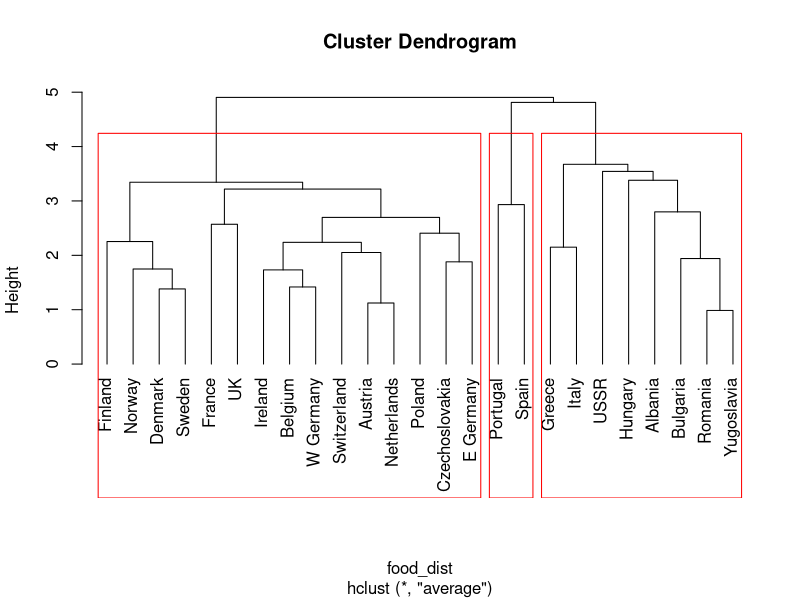
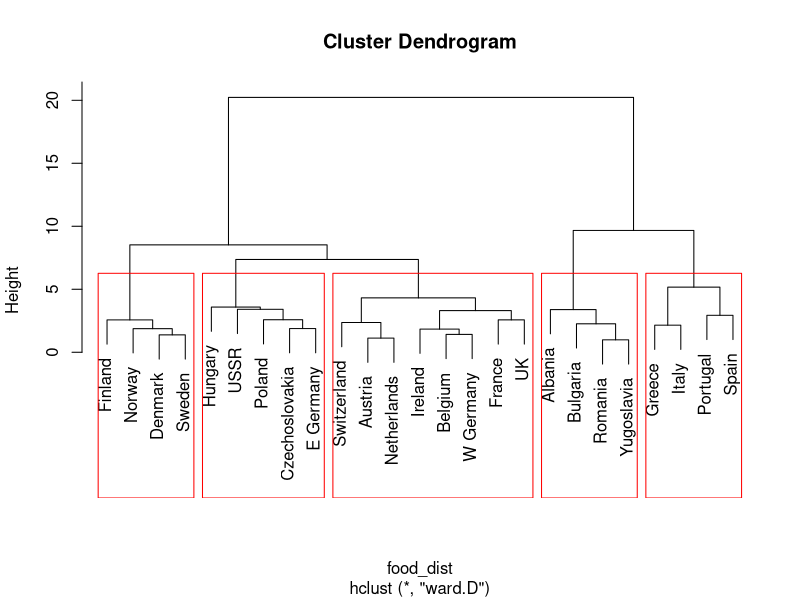
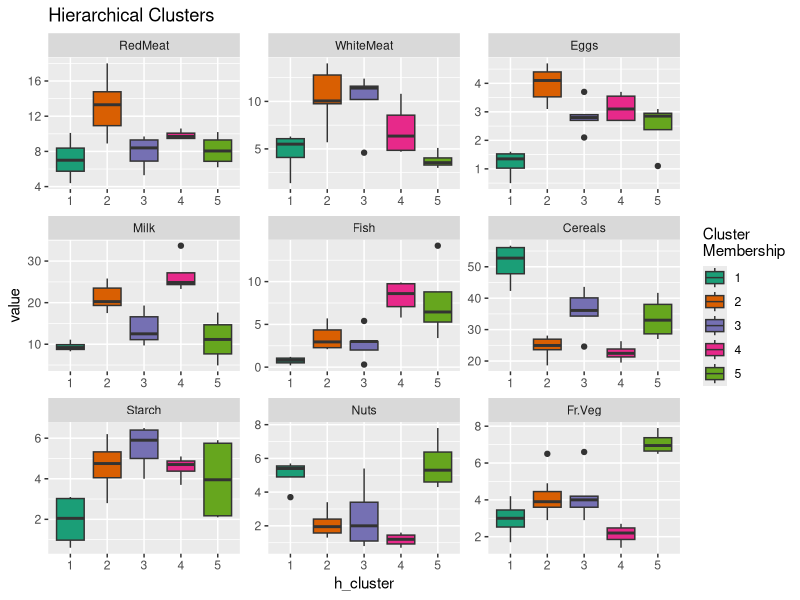
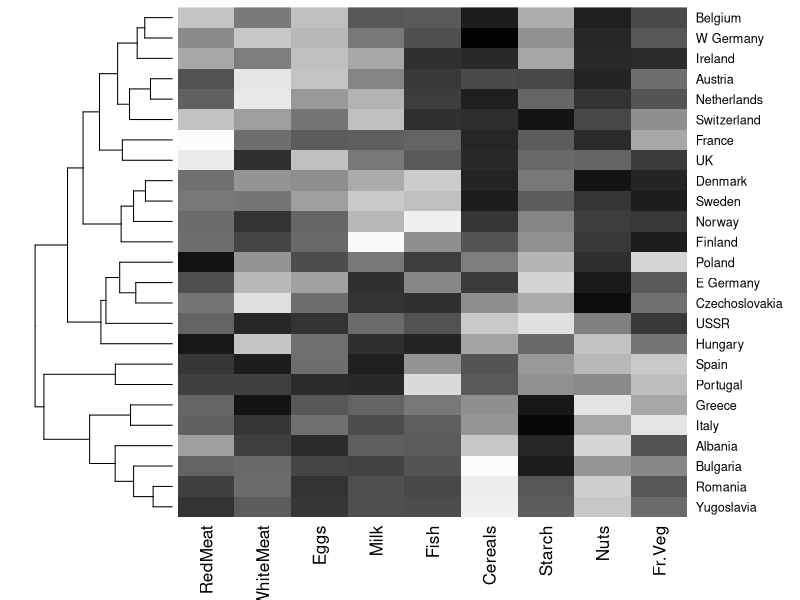
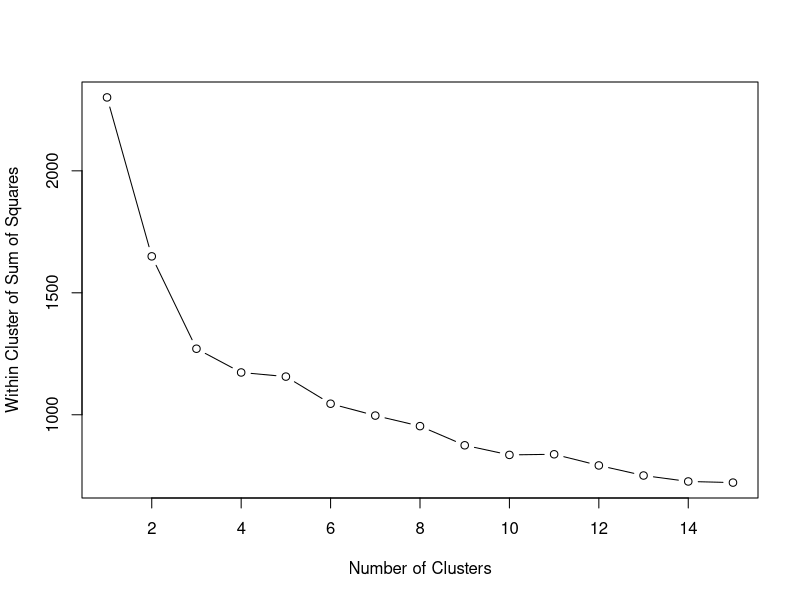
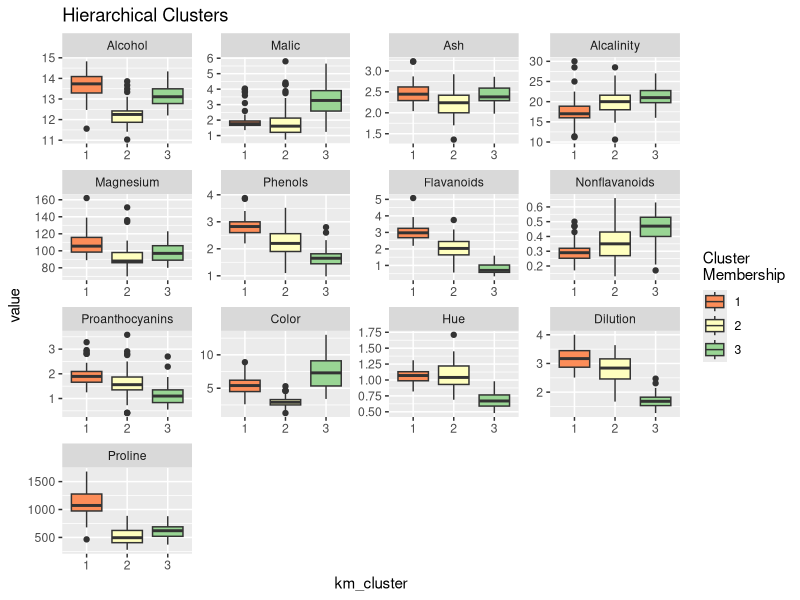

Write R code to recreate these figures, in order.
# clustering video

rm(list = ls())
library(ggplot2) # visualizations
library(reshape2)# for melting data frame (wide to long)

# ------ hierarchical example: protien consumption in Europe -------

food = read.csv('Data/protein.csv')
summary(food)
head(food)

# set up clustering (either type)
# create (understandardized) matrix of relevant, numeric values (everything but 1st)
food_X = food[, -1]
# standardize all predictor columns (we won't use column 1)
food_stand = apply(food_X, 2, function(x){(x - mean(x))/sd(x)})

# compute observation-observation distances (only hierarchical clustering)
food_dist = dist(food_stand, method = 'euclidean')

# first, let's use the average method to measure cluster-to-cluster
# similarity
food_clust = hclust(food_dist, method = 'average')
# the result from hierarchical clustering is a 'dendogram'
# the height of a bar is the distance between cluster cents
plot(food_clust, labels = food$Country, hang = -1)
# create clusters by drawing a horizontal line
# from notes: you cut the dendrogram tree with a horizontal line at a height where
# the line can traverse the maximum distance up and down without
# it intersectign the merging point
rect.hclust(food_clust, k = 3, border = 'red')

# let's also look at the ward method
food_clust = hclust(food_dist, method = 'ward.D')
plot(food_clust, labels = food$Country)
rect.hclust(food_clust, k = 5, border = 'red')

# making sense of the clusters: obtaining 'characterizations' of clusters
# save clusters
food_X$h_cluster = as.factor(cutree(food_clust, k = 5))
food_X_long = melt(food_X, id.vars = c('h_cluster'))
head(food_X_long)
ggplot(data = food_X_long) + 
  geom_boxplot(aes(x = h_cluster, y = value, fill = h_cluster)) + 
  facet_wrap(~ variable, scales = 'free') + 
  scale_fill_brewer("Cluster \nMembership", palette = 'Dark2') + 
  ggtitle('Hierarchical Clusters')

# name the clusters
# cluster 1: 'high-cereal diet'
# cluster 2: 'high meat-dairy diet'
# cluster 3: 'starchy diet'
# cluster 4: 'high fish and milk diet'
# cluster 5: 'high fish and plant diet'

# alternative way to visualize:
# save cluster labels as the row names of the original
rownames(food_stand) = food$Country
# look at heatmap
heatmap(as.matrix(food_stand), Colv = NA, col = paste('grey', 1:99, sep = ""))
# white = higher level of variable, black = lower level of variable

# ------ wine k-means example -----

rm(list = ls())
wine = read.csv('Data/wine.csv')
head(wine)
summary(wine)
# lots of characteristics measured here - use clustering to break into
# a small number of meaningful 'groups'

# setup for clustering (either type)
# collect relevant, numeric variables (everything)
wine_X = wine
# standardize all predictor columns (we won't use column 1)
wine_stand = apply(wine_X, 2, function(x){(x - mean(x))/sd(x)})

# k-means clustering --> must choose how many clusters we want
wss = (nrow(wine) - 1)*sum(apply(wine_stand, 2, var)) # wss for k = 1 (total ss of data)
for (i in 2:15) {wss[i] = sum(kmeans(wine_stand, centers = i)$withinss)}
# elbow method uses a scree plot:
plot(1:15, wss, type = 'b', xlab = 'Number of Clusters',
     ylab = 'Within Cluster of Sum of Squares')

# seems that k = 3 might be reasonable (this is subjective)
wine_kmeans = kmeans(wine_stand, 3)
str(wine_kmeans)

# show how distrubtions of each of the features vary across clusters
wine_X$km_cluster = as.factor(wine_kmeans$cluster)
wine_X_long = melt(wine_X, id.vars = 'km_cluster')
ggplot(data = wine_X_long) +
  geom_boxplot(aes(x = km_cluster, y = value, fill = km_cluster)) + 
  facet_wrap(~ variable, scales = 'free') + 
  scale_fill_brewer('Cluster \nMembership', palette = "Spectral") + 
  ggtitle('Hierarchical Clusters')











